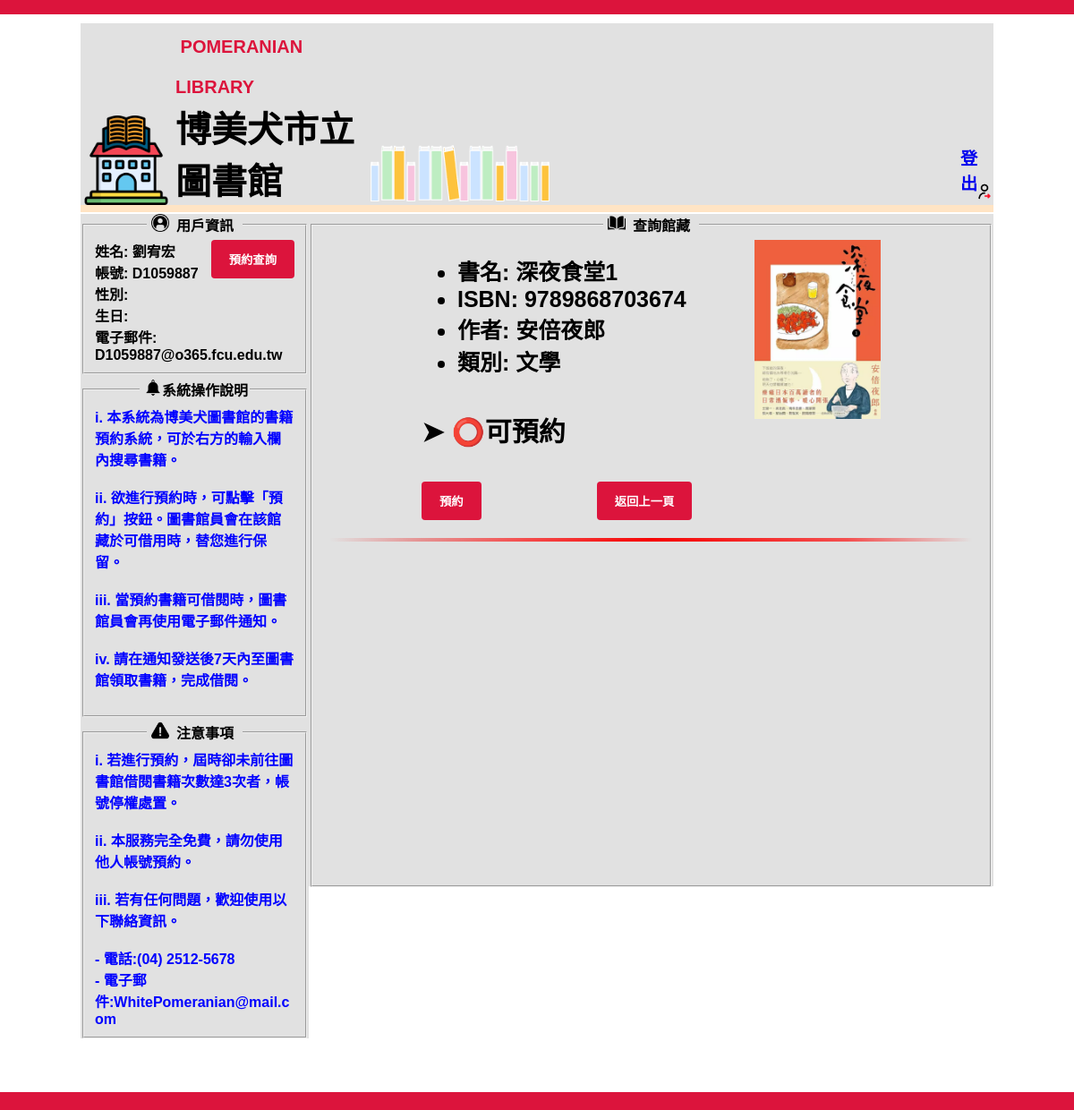
The app's page /homepage/bookdetails/2/ (signed in) with its own data.
### clients/models.py (models this page shows, shortened)
class Book(models.Model):
    STATUS_CHOICES = [
        ('available', '可預約'),
        ('unavailable', '不可預約'),
    ]
    bname = models.CharField(max_length=50, verbose_name='書名')
    ISBN = models.CharField(max_length=15, verbose_name='ISBN')
    author = models.CharField(max_length=20, verbose_name='作者')
    genre = models.CharField(max_length=10, verbose_name='類別')
    picture = models.ImageField(upload_to='books/',null=True, blank=True)
    status = models.CharField(max_length=20, choices=STATUS_CHOICES, default='available', verbose_name='狀態')

### clients/views.py (the view)
# urls.py: path('homepage/bookdetails/<int:id>/', views.bookdetails, name='bookdetails'),
def bookdetails(request, id):
    if not request.user.is_authenticated:
        return redirect('sign_in')
    bookdetails = Book.objects.get(id=id)
    if request.method == 'POST' and 'reservation' in request.POST:
        if bookdetails.status == 'available':
            user_profile = request.user.userprofile
            ReservedBook.objects.create(user=request.user, book=bookdetails, reservation_date=timezone.now())
            user_profile.borrowing_quantity += 1
            user_profile.save()
            bookdetails.status = 'unavailable'
            bookdetails.save()
            print('1oth')
            return redirect('bookdetails', id=id)
    else:
        print('noth')
    user_profile_id = request.session.get('user_profile_id')
    try:
        user_profile = UserProfile.objects.get(id=user_profile_id)
    except:
        context = {
            'bookdetails': bookdetails,
        }
        return render(request, 'bookdetails.html', context)
    context = {
        'user_profile': user_profile,
        'bookdetails': bookdetails,
    }
    return render(request, 'bookdetails.html', context)

### clients/templates/bookdetails.html (shortened to what this page needs)
<!DOCTYPE html>
<html lang="zh-TW">
<head>
    <link rel="stylesheet" href="/static/homepage.css">
</head>
<body>
    <div class="ceiling">
    </div>
    <div class="main">
        <div class="header">
            <a href="{% url 'homepage' %}"><img class="library" src="/static/library.png" width="100px"></a>
            <h1 class="h1"><span style="color: crimson;">&nbsp;POMERANIAN LIBRARY</span><br>博美犬市立圖書館</h1>
            <img class="bookshelf" src="/static/bookshelf.png" width="200px">
            <a class="a1" href="{% url 'sign_out' %}" role="button">登出<img class="logout" src="/static/logout.png"
                    width="20px"></a>
        </div>
        <hr class="relay">
        <div class="left_content">
            <fieldset>
                <legend><img class="login" src="/static/login.png" width="20px">&thinsp; 用戶資訊 &thinsp;</legend>
                <span>
                    <form action="{% url 'appointment' %}" method="get">
                        <button type="submit" class="appointment">預約查詢</button>
                    </form>
                    姓名: {{ user.last_name }}{{ user.first_name }} <br>
                    帳號: {{ user.username }} <br>
                    性別: {% if user_profile.gender == 'M' %}男{% elif user_profile.gender == 'F' %}女{% endif %} <br>
                    生日: {{ user_profile.birthday }} <br>
                    電子郵件: {{ user.email }}
                </span>
            </fieldset>
            <fieldset style="margin-top: 2%;">
                <legend><img class="notification" src="/static/notification.png" width="20px">系統操作說明</legend>
                <div style="color: blue; font-weight: 600;">
                    <span>
                        i. 本系統為博美犬圖書館的書籍預約系統，可於右方的輸入欄內搜尋書籍。<br><br>
                        ii. 欲進行預約時，可點擊「預約」按鈕。圖書館員會在該館藏於可借用時，替您進行保留。<br><br>
                        iii. 當預約書籍可借閱時，圖書館員會再使用電子郵件通知。<br><br>
                        iv. 請在通知發送後7天內至圖書館領取書籍，完成借閱。<br><br>
                    </span>
                </div>
            </fieldset>
            <fieldset style="margin-top: 2%;">
                <legend><img class="warning" src="/static/warning.png" width="20px">&thinsp; 注意事項 &thinsp;</legend>
                <div style="color: blue; font-weight: 600;">
                    <span>
                        i. 若進行預約，屆時卻未前往圖書館借閱書籍次數達3次者，帳號停權處置。<br><br>
                        ii. 本服務完全免費，請勿使用他人帳號預約。<br><br>
                        iii. 若有任何問題，歡迎使用以下聯絡資訊。<br><br>
                        - 電話:(04) 2512-5678<br>
                        - 電子郵件:WhitePomeranian@mail.c<br>om
                    </span>
                </div>
            </fieldset>
        </div>
        <div class="right_content">
            <fieldset class="searchtype">
                <legend><img class="open-book" src="/static/open-book.png" width="20px">&thinsp; 查詢館藏 &thinsp;</legend>
                {% if bookdetails %}
                <img class="target" src="{{bookdetails.picture.url}}" height="200px">
                <ul class="target" style="margin-left: 15%;">
                    <li class="target">書名: {{ bookdetails.bname }}</li>
                    <li class="target">ISBN: {{ bookdetails.ISBN }}</li>
                    <li class="target">作者: {{ bookdetails.author }}</li>
                    <li class="target">類別: {{ bookdetails.genre }}</li>
                </ul>
                <li class="target" style="font-size: 30px; list-style-type: none; margin-left: 15%; margin-top: 5%;">
                    {% if bookdetails.status == 'available' %}➤&nbsp;&#11093;可預約
                    {% else %}➤&nbsp;&#10060;不可預約
                    {% endif %}
                </li>
                <br>
                <br>
                <div style="margin-left: 15%;">
                    <button type="button" onclick="openModal()">預約</button>
                    <a href="{% url 'homepage' %}"><button type="button"  style="margin-left: 20%;">返回上一頁</button></a>
                </div>
                <hr class="searchtype">
                {% endif %}
            </fieldset>
        </div>
    </div>
    <div class="footer">
    </div>
</body>
</html>

### static/homepage.css (style rules this page uses)
html { background-color: rgb(255,255,255); }
body { margin: 0%; padding: 0%; font-family: Arial, Helvetica, sans-serif; display: flex; flex-direction: column; min-height: 100vh; }
div.ceiling { background-color:crimson; padding: 8px; }
div.main { margin: auto; width: 85%; flex: 1 0 auto; }
div.footer { background-color: crimson; padding: 10px; text-align: center; margin-top: 5%; }
div.header { background-color: rgb(225,225,225); margin-top: 1%; display: flex; align-items: flex-end; }
hr.relay { width: 100%; height: 8px; background-color: bisque; color: bisque; border: none; margin-top: 0%; }
div.right_content { background-color: rgb(225,225,225); width: 75%; margin-top: -0.65%; float: left; height: 751.5px; }
div.right_content fieldset { height: 732.5px; }
div.left_content { background-color: rgb(225,225,225); width: 25%; margin-top: -0.65%; float: left; }
img.library { margin-left: 0.5%; float: left; }
img.bookshelf { margin-left: 1.5%; margin-top: 1.15%; float: left; }
img.login { float: left; margin-left: 3px; }
img.logout { float: right; margin-top: -38%; margin-left: 1%; }
img.open-book { float: left; margin-left: 3px; }
img.notification { float: left; margin-left: 3px; }
img.warning { float: left; margin-left: 3px; }
h1.h1 { color: black; font-weight: bolder; font-size: 40px; margin-top: -3px; margin-left: 6px; float: left; margin-bottom: 0%; }
h1.h1 span { font-size: 20px; }
fieldset span { font-weight: 600; max-width: 10px; overflow-wrap: break-word; }
legend { font-weight: 600; text-align: center; }
a.a1 { font-size: larger; font-weight: 600; margin-left: 45%; margin-bottom: 5px; text-decoration: none; }
hr.searchtype { height: 4px; background: linear-gradient(to right, transparent 1%, #ed05055c 15%, #fe0000a5 30%, #f60202 50%, #fe0000a5 80%, transparent 99%); border: none; margin: 20px 0; }
img.target { float: right; margin-right: 15%; }
ul.target { margin-left: 15%; }
li.target { font-weight: 600; font-size: 25px; }
button[type=button] { background-color: crimson; color: white; padding: 12px 20px; border: none; border-radius: 4px; cursor: pointer; font-weight: 600; }

### clients/templates/bookdetails.html (style rules this page uses)
button.appointment { background-color: crimson; color: white; padding: 12px 20px; border: none; border-radius: 4px; cursor: pointer; font-weight: 600; float: right; }

### records on screen
Book: picture (picture), bname "深夜食堂1", ISBN "9789868703674", author "安倍夜郎", genre "文學"

### other values on screen
{{ user.last_name }} "劉"
{{ user.first_name }} "宥宏"
{{ user.username }} "D1059887"
{{ user.email }} "D1059887@o365.fcu.edu.tw"
